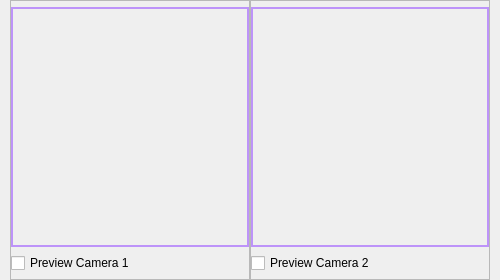
                        <widget class="QWidget" name="row_8" native="true">
                         <property name="sizePolicy">
                          <sizepolicy hsizetype="Expanding" vsizetype="Preferred">
                           <horstretch>0</horstretch>
                           <verstretch>0</verstretch>
                          </sizepolicy>
                         </property>
                         <property name="minimumSize">
                          <size>
                           <width>0</width>
                           <height>280</height>
                          </size>
                         </property>
                         <property name="maximumSize">
                          <size>
                           <width>16777215</width>
                           <height>16777215</height>
                          </size>
                         </property>
                         <property name="layoutDirection">
                          <enum>Qt::LeftToRight</enum>
                         </property>
                         <property name="autoFillBackground">
                          <bool>false</bool>
                         </property>
                         <property name="styleSheet">
                          <string notr="true"/>
                         </property>
                         <layout class="QHBoxLayout" name="horizontalLayout_10">
                          <property name="spacing">
                           <number>0</number>
                          </property>
                          <property name="leftMargin">
                           <number>10</number>
                          </property>
                          <property name="topMargin">
                           <number>0</number>
                          </property>
                          <property name="rightMargin">
                           <number>10</number>
                          </property>
                          <property name="bottomMargin">
                           <number>0</number>
                          </property>
                          <item>
                           <widget class="QFrame" name="frame_2">
                            <property name="minimumSize">
                             <size>
                              <width>240</width>
                              <height>0</height>
                             </size>
                            </property>
                            <property name="maximumSize">
                             <size>
                              <width>320</width>
                              <height>16777215</height>
                             </size>
                            </property>
                            <property name="frameShape">
                             <enum>QFrame::StyledPanel</enum>
                            </property>
                            <property name="frameShadow">
                             <enum>QFrame::Raised</enum>
                            </property>
                            <layout class="QVBoxLayout" name="verticalLayout_23">
                             <property name="spacing">
                              <number>0</number>
                             </property>
                             <property name="leftMargin">
                              <number>0</number>
                             </property>
                             <property name="topMargin">
                              <number>0</number>
                             </property>
                             <property name="rightMargin">
                              <number>0</number>
                             </property>
                             <property name="bottomMargin">
                              <number>0</number>
                             </property>
                             <item>
                              <widget class="QFrame" name="Camera_Frame_1">
                               <property name="maximumSize">
                                <size>
                                 <width>320</width>
                                 <height>240</height>
                                </size>
                               </property>
                               <property name="styleSheet">
                                <string notr="true">border: 2px solid #bd93f9;
background-position: center;
background-repeat: no-repeat;
background-image: url(:/images/images/images/PyDracula.png)

</string>
                               </property>
                               <property name="frameShape">
                                <enum>QFrame::StyledPanel</enum>
                               </property>
                               <property name="frameShadow">
                                <enum>QFrame::Raised</enum>
                               </property>
                               <layout class="QVBoxLayout" name="Camera_Frame_1_Layout">
                                <property name="spacing">
                                 <number>0</number>
                                </property>
                                <property name="leftMargin">
                                 <number>0</number>
                                </property>
                                <property name="topMargin">
                                 <number>0</number>
                                </property>
                                <property name="rightMargin">
                                 <number>0</number>
                                </property>
                                <property name="bottomMargin">
                                 <number>0</number>
                                </property>
                               </layout>
                              </widget>
                             </item>
                             <item>
                              <widget class="QCheckBox" name="pre_cam_1">
                               <property name="maximumSize">
                                <size>
                                 <width>320</width>
                                 <height>16777215</height>
                                </size>
                               </property>
                               <property name="text">
                                <string>Preview Camera 1</string>
                               </property>
                              </widget>
                             </item>
                            </layout>
                           </widget>
                          </item>
                          <item>
                           <widget class="QFrame" name="frame">
                            <property name="sizePolicy">
                             <sizepolicy hsizetype="Preferred" vsizetype="Maximum">
                              <horstretch>0</horstretch>
                              <verstretch>0</verstretch>
                             </sizepolicy>
                            </property>
                            <property name="maximumSize">
                             <size>
                              <width>16777215</width>
                              <height>240</height>
                             </size>
                            </property>
                            <property name="frameShape">
                             <enum>QFrame::StyledPanel</enum>
                            </property>
                            <property name="frameShadow">
                             <enum>QFrame::Raised</enum>
                            </property>
                           </widget>
                          </item>
                          <item>
                           <widget class="QFrame" name="frame_3">
                            <property name="minimumSize">
                             <size>
                              <width>240</width>
                              <height>0</height>
                             </size>
                            </property>
                            <property name="maximumSize">
                             <size>
                              <width>320</width>
                              <height>16777215</height>
                             </size>
                            </property>
                            <property name="frameShape">
                             <enum>QFrame::StyledPanel</enum>
                            </property>
                            <property name="frameShadow">
                             <enum>QFrame::Raised</enum>
                            </property>
                            <layout class="QVBoxLayout" name="verticalLayout_28">
                             <property name="spacing">
                              <number>0</number>
                             </property>
                             <property name="leftMargin">
                              <number>0</number>
                             </property>
                             <property name="topMargin">
                              <number>0</number>
                             </property>
                             <property name="rightMargin">
                              <number>0</number>
                             </property>
                             <property name="bottomMargin">
                              <number>0</number>
                             </property>
                             <item>
                              <widget class="QFrame" name="Camera_Frame_3">
                               <property name="maximumSize">
                                <size>
                                 <width>320</width>
                                 <height>240</height>
                                </size>
                               </property>
                               <property name="styleSheet">
                                <string notr="true">border: 2px solid #bd93f9;
background-position: center;
background-repeat: no-repeat;
background-image: url(:/images/images/images/PyDracula.png)

</string>
                               </property>
                               <property name="frameShape">
                                <enum>QFrame::StyledPanel</enum>
                               </property>
                               <property name="frameShadow">
                                <enum>QFrame::Raised</enum>
                               </property>
                               <layout class="QVBoxLayout" name="Camera_Frame_1_Layout_2">
                                <property name="spacing">
                                 <number>0</number>
                                </property>
                                <property name="leftMargin">
                                 <number>0</number>
                                </property>
                                <property name="topMargin">
                                 <number>0</number>
                                </property>
                                <property name="rightMargin">
                                 <number>0</number>
                                </property>
                                <property name="bottomMargin">
                                 <number>0</number>
                                </property>
                               </layout>
                              </widget>
                             </item>
                             <item>
                              <widget class="QCheckBox" name="pre_cam_2">
                               <property name="maximumSize">
                                <size>
                                 <width>320</width>
                                 <height>16777215</height>
                                </size>
                               </property>
                               <property name="text">
                                <string>Preview Camera 2</string>
                               </property>
                              </widget>
                             </item>
                            </layout>
                           </widget>
                          </item>
                         </layout>
                        </widget>
